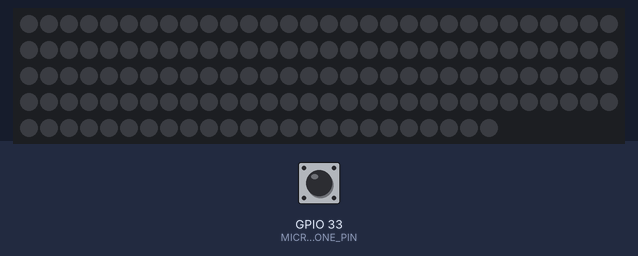
This sketch was run on a simulated ESP32. Shown: 144 RGB LEDs in strip order, left to right, continuing on the next row. The inputs (shaded band) are chosen by the test bench; at power-on: GPIO 33 (MICROPHONE_PIN) LOW. Dim RGB values are drawn brighter than linear; random numbers use the default seed unless the sketch sets one.

Above: at 1.2 s.
1.3 s: GPIO 33 (MICROPHONE_PIN) driven HIGH
3.7 s: GPIO 33 (MICROPHONE_PIN) pulsed LOW 5 times (0.12 s each, 0.3 s apart)
At 5.69 s:
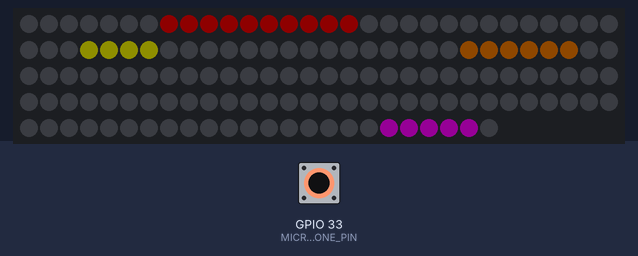
6.7 s: GPIO 33 (MICROPHONE_PIN) pulsed LOW 2 times (0.12 s each, 0.3 s apart)
At 7.31 s:
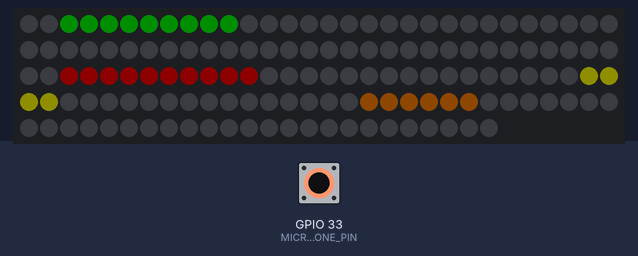
Timing chart, 0 to 9.7 s (numbered marks = the images above; inputs shaded):
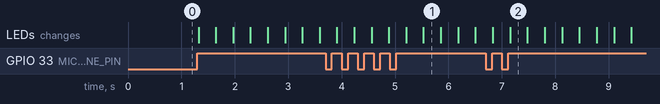

The sketch:

led_strip.ino
```cpp
#include "Worm.h"

//ARDUINO
// const int MICROPHONE_PIN = 2; // Digital pin connected to D0 for the microphone

//ESP32
const int MICROPHONE_PIN = 33; // Digital pin connected to D0 for the microphone

/**
 * Inbuilt Arduino setup
 */
void setup()
{
  pinMode(MICROPHONE_PIN, INPUT);
  attachInterrupt(digitalPinToInterrupt(MICROPHONE_PIN), startWorm, RISING);
  pixels.begin();
  pixels.setBrightness(35);
  Serial.begin(9600);
}

/**
 * Inbuilt Arduino loop
 */
void loop()
{
  tickWorms();
  delay(25);
}
```

Worm.h
```cpp
#include <Adafruit_NeoPixel.h>

//ARDUINO
// const int STRIP_PIN = 6;   // Digital pin connected to DIN on the led strip
// const int NUM_PIXELS = 20; // How many individual LEDs are connected on the strip

//ESP32
const int STRIP_PIN = 32;   // Digital pin connected to DIN on the led strip
const int NUM_PIXELS = 144; // How many individual LEDs are connected on the strip

const int NUM_MAX_WORMS = 10; // How many worms can be active on the strip at once

Adafruit_NeoPixel pixels(NUM_PIXELS, STRIP_PIN, NEO_GRB + NEO_KHZ800); //set up pixels object

uint32_t red = pixels.Color(100, 0, 0);        // rgb(100,0,0)
uint32_t orange = pixels.Color(100, 50, 0);    // rgb(100,50,0)
uint32_t yellow = pixels.Color(100, 100, 0);   // rgb(100,100,0)
uint32_t green = pixels.Color(0, 100, 0);      // rgb(0,100,0)
uint32_t light_blue = pixels.Color(0, 0, 100); // rgb(0,100,100)
uint32_t blue = pixels.Color(0, 0, 100);       // rgb(0,0,100)
uint32_t indigo = pixels.Color(150, 0, 150);   // rgb(50,0,100)
uint32_t magenta = pixels.Color(150, 0, 150);  // rgb(100,0,100)
uint32_t unlit = pixels.Color(0, 0, 0);        // rgb(0,0,0)

const int NUM_COLOURS = 8;
uint32_t colorList[NUM_COLOURS]{red, orange, yellow, green, light_blue, blue, indigo, magenta};

/**
  * returns a random colour from a pre-defined list
  */
uint32_t getRandomColor()
{
    int index = random(NUM_COLOURS);
    return colorList[index];
}

class Worm
{
private:
    int head = -1;
    uint32_t color = unlit;
    int length = 4;

public:
    /**
     * Returns the worm's head position
     */
    int getHead()
    {
        return head;
    }
    /**
     * Returns the worm's color
     */
    uint32_t getColor()
    {
        return color;
    }
    /**
     * Returns the worm's length
     */
    uint32_t getLength()
    {
        return length;
    }
    /**
     * Returns whether the worm is currently on the strip
     */
    bool isOnStrip()
    {
        return head >= 0;
    }

    /**
     * Returns whether the worm is past the strip
     */
    bool isPastStrip()
    {
        return (head - length) >= NUM_PIXELS;
    }

    /**
     * Positions the worm to start wriggling, and assigns a color
     */
    void start()
    {
        head = 0;
        color = getRandomColor();
        length = random(4, 12);
    }
    /**
     * Moves the worm forward one space
     */
    void wriggle()
    {
        head += 1;
    }
    /**
     * Resets the worm position off the strip
     */
    void reset()
    {
        head = -1;
    }
};

Worm worms[NUM_MAX_WORMS] = {};

volatile int lastStart = 0;

/**
 * Handles settings a worm head to pixel 0 and assigning it a new colour.
 * Uses a debounce implementation to prevent starting worms too close together
 * as a result of fluctuating triggers.
 */
void startWorm()
{
    if (millis() - lastStart <= 300)
    {
        return;
    }

    // find the first worm not on the strip and add it to the strip
    for (int i = 0; i < NUM_MAX_WORMS; i++)
    {
        if (!worms[i].isOnStrip())
        {
            worms[i].start();
            break;
        }
    }
    lastStart = millis();
}

/**
 * Fills a worm based on the provided head index and colour
 */
void fillWorm(int headIdx, int length, uint32_t color)
{
    int count = headIdx < length - 1 ? headIdx + 1 : length;
    int theoreticalWormTail = headIdx - length + 1;
    int wormTail = theoreticalWormTail < 0 ? 0 : theoreticalWormTail;
    if (wormTail - 1 >= 0)
    {
        pixels.setPixelColor(wormTail - 1, 0, 0, 0);
    }

    pixels.fill(color, wormTail, count);
}

/**
 * Handles checking each worm to fill, and incrementing the worm where necessary.
 */
void tickWorms()
{
    for (int i = 0; i < NUM_MAX_WORMS; i++)
    {
        if (worms[i].isOnStrip())
        {
            fillWorm(worms[i].getHead(), worms[i].getLength(), worms[i].getColor());
            worms[i].wriggle();
        }
        if (worms[i].isPastStrip())
        {
            worms[i].reset();
        }
    }
    pixels.show();
}
```
